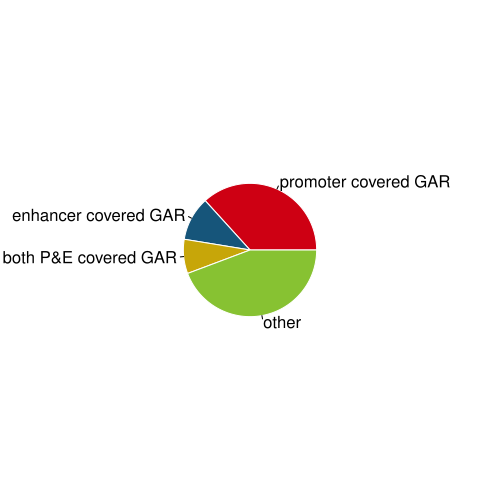

Write the R code that produced this figure.
###################################################################################################
################################     PARAMETER/FUNCTION DEFINE     ################################
###################################################################################################
# sys_argv <- commandArgs(T)
cccol <- c("#CE0013","#16557A","#C7A609","#87C232","#008792","#A14C94","#15A08C","#8B7E75","#1E7CAF","#EA425F","#46489A","#E50033","#0F231F","#1187CD")
cccol80 <- c("#CE001380","#16557A80","#C7A60980","#87C23280","#64C0AB80","#A14C9480","#15A08C80","#8B7E7580","#1E7CAF80","#EA425F80","#46489A80","#E5003380","#0F231F80","#1187CD80")
cccol50 <- c("#CE001350","#16557A50","#C7A60950","#87C23250","#00879250","#A14C9450","#15A08C50","#8B7E7550","#1E7CAF50","#EA425F50","#46489A50","#E5003350","#0F231F50","#1187CD50")
options(scipen = 200)

###################################################################################################
################################            READ IN DATA           ################################
###################################################################################################
data <- c(358-66,151-66,66,795-358-151+66)

###################################################################################################
################################                PLOT               ################################
###################################################################################################
pdf("Fig2d.PieChart.pdf",width=5,height=5)
par(mar=c(8,8,8,8))
pie(data,border="white",col=cccol,labels=c("promoter covered GAR","enhancer covered GAR","both P&E covered GAR","other"))
dev.off()
